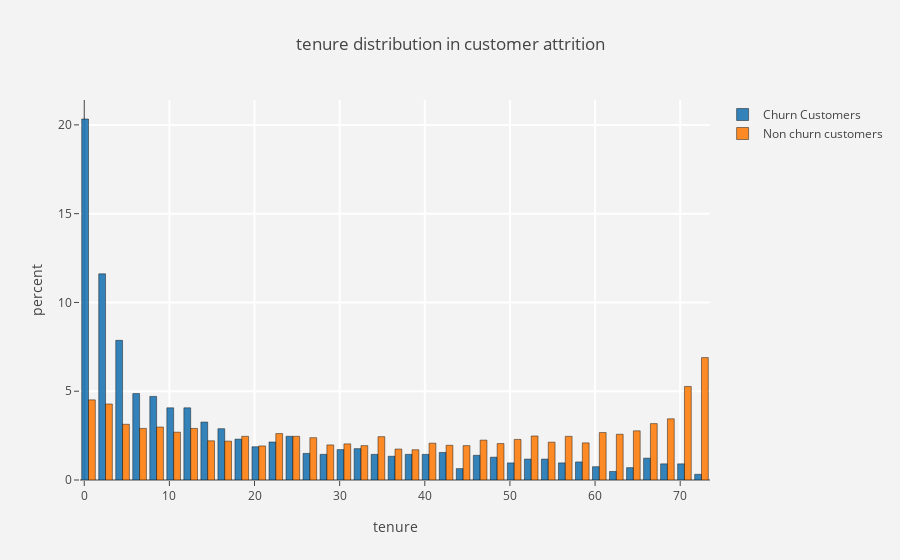
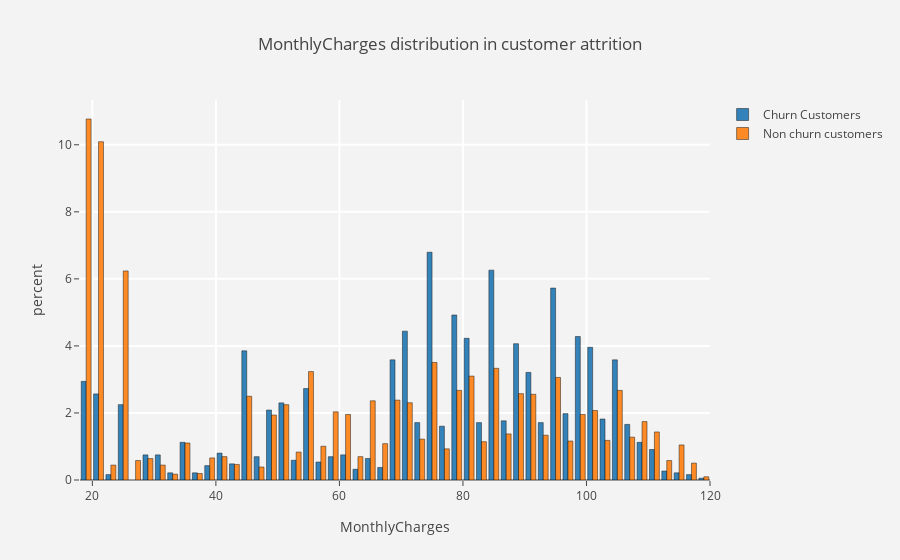
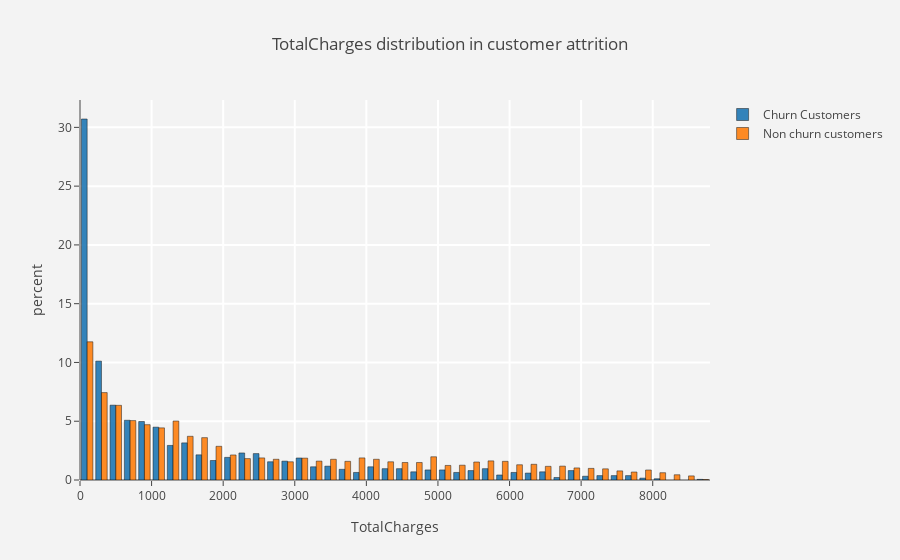

These figures' notebook cell, in order:
### Code cell
def histogram(column) :
    trace1 = go.Histogram(x  = churn[column],
                          histnorm= "percent",
                          name = "Churn Customers",
                          marker = dict(line = dict(width = .5,
                                                    color = "black"
                                                    )
                                        ),
                         opacity = .9 
                         ) 
    
    trace2 = go.Histogram(x  = not_churn[column],
                          histnorm = "percent",
                          name = "Non churn customers",
                          marker = dict(line = dict(width = .5,
                                              color = "black"
                                             )
                                 ),
                          opacity = .9
                         )
    
    data = [trace1,trace2]
    layout = go.Layout(dict(title =column + " distribution in customer attrition ",
                            plot_bgcolor  = "rgb(243,243,243)",
                            paper_bgcolor = "rgb(243,243,243)",
                            xaxis = dict(gridcolor = 'rgb(255, 255, 255)',
                                             title = column,
                                             zerolinewidth=1,
                                             ticklen=5,
                                             gridwidth=2
                                            ),
                            yaxis = dict(gridcolor = 'rgb(255, 255, 255)',
                                             title = "percent",
                                             zerolinewidth=1,
                                             ticklen=5,
                                             gridwidth=2
                                            ),
                           )
                      )
    fig  = go.Figure(data=data,layout=layout)
    
    py.iplot(fig)

    
for i in num_cols :
    histogram(i)

### Figure 1 — Plotly figure (JSON) as saved in the notebook; plotly's stock layout.template omitted (floating-point values rounded to 4 significant figures; data arrays with more than 128 entries replaced by an {"elided": "..."} marker saying what was removed)
{"data": [{"histnorm": "percent", "marker": {"line": {"color": "black", "width": 0.5}}, "name": "Churn Customers", "opacity": 0.9, "type": "histogram", "uid": "b9df3540-d725-11e8-a0aa-9883892cad24", "x": {"elided": "1869 int values"}}, {"histnorm": "percent", "marker": {"line": {"color": "black", "width": 0.5}}, "name": "Non churn customers", "opacity": 0.9, "type": "histogram", "uid": "b9df3541-d725-11e8-99ef-9883892cad24", "x": {"elided": "5163 int values"}}], "layout": {"paper_bgcolor": "rgb(243,243,243)", "plot_bgcolor": "rgb(243,243,243)", "title": "tenure distribution in customer attrition ", "xaxis": {"gridcolor": "rgb(255, 255, 255)", "gridwidth": 2, "ticklen": 5, "title": "tenure", "zerolinewidth": 1}, "yaxis": {"gridcolor": "rgb(255, 255, 255)", "gridwidth": 2, "ticklen": 5, "title": "percent", "zerolinewidth": 1}}}

### Figure 2 — Plotly figure (JSON) as saved in the notebook; plotly's stock layout.template omitted (floating-point values rounded to 4 significant figures; data arrays with more than 128 entries replaced by an {"elided": "..."} marker saying what was removed)
{"data": [{"histnorm": "percent", "marker": {"line": {"color": "black", "width": 0.5}}, "name": "Churn Customers", "opacity": 0.9, "type": "histogram", "uid": "b9f2e2c2-d725-11e8-a49d-9883892cad24", "x": {"elided": "1869 float values"}}, {"histnorm": "percent", "marker": {"line": {"color": "black", "width": 0.5}}, "name": "Non churn customers", "opacity": 0.9, "type": "histogram", "uid": "b9f2e2c3-d725-11e8-b726-9883892cad24", "x": {"elided": "5163 float values"}}], "layout": {"paper_bgcolor": "rgb(243,243,243)", "plot_bgcolor": "rgb(243,243,243)", "title": "MonthlyCharges distribution in customer attrition ", "xaxis": {"gridcolor": "rgb(255, 255, 255)", "gridwidth": 2, "ticklen": 5, "title": "MonthlyCharges", "zerolinewidth": 1}, "yaxis": {"gridcolor": "rgb(255, 255, 255)", "gridwidth": 2, "ticklen": 5, "title": "percent", "zerolinewidth": 1}}}

### Figure 3 — Plotly figure (JSON) as saved in the notebook; plotly's stock layout.template omitted (floating-point values rounded to 4 significant figures; data arrays with more than 128 entries replaced by an {"elided": "..."} marker saying what was removed)
{"data": [{"histnorm": "percent", "marker": {"line": {"color": "black", "width": 0.5}}, "name": "Churn Customers", "opacity": 0.9, "type": "histogram", "uid": "ba079f86-d725-11e8-9853-9883892cad24", "x": {"elided": "1869 float values"}}, {"histnorm": "percent", "marker": {"line": {"color": "black", "width": 0.5}}, "name": "Non churn customers", "opacity": 0.9, "type": "histogram", "uid": "ba079f87-d725-11e8-b6ce-9883892cad24", "x": {"elided": "5163 float values"}}], "layout": {"paper_bgcolor": "rgb(243,243,243)", "plot_bgcolor": "rgb(243,243,243)", "title": "TotalCharges distribution in customer attrition ", "xaxis": {"gridcolor": "rgb(255, 255, 255)", "gridwidth": 2, "ticklen": 5, "title": "TotalCharges", "zerolinewidth": 1}, "yaxis": {"gridcolor": "rgb(255, 255, 255)", "gridwidth": 2, "ticklen": 5, "title": "percent", "zerolinewidth": 1}}}
